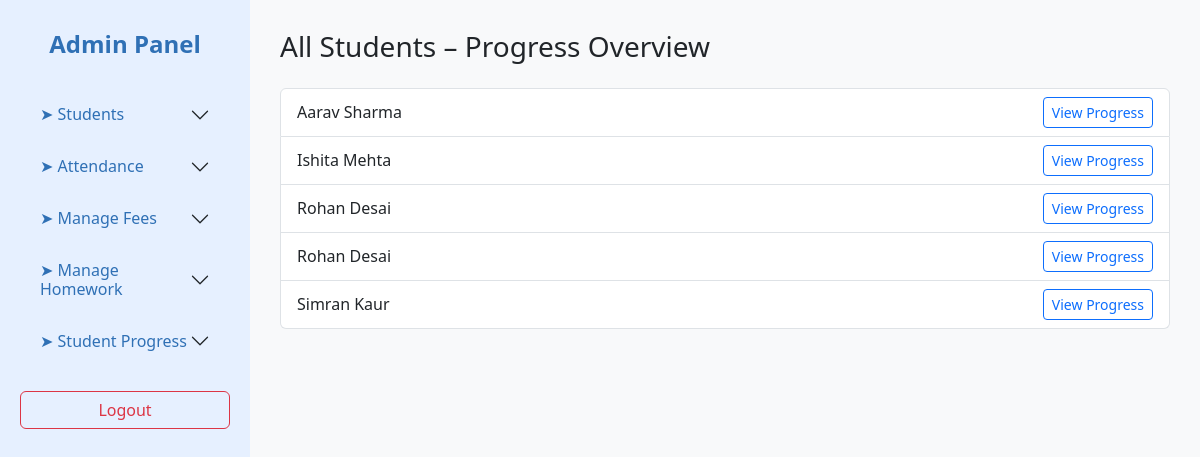
Screenshot of /progress-list with the database file from the repository.
### tables this page shows
CREATE TABLE students (
            id INTEGER PRIMARY KEY AUTOINCREMENT,
            name TEXT NOT NULL,
            dob TEXT NOT NULL,
            contact TEXT NOT NULL,
            email TEXT NOT NULL
        , username TEXT, password TEXT);

### app.py (the view)
@app.route("/progress-list")
def progress_list():
    with sqlite3.connect("tuition.db", timeout=10) as conn:
        c = conn.cursor()
        c.execute("SELECT id, name FROM students ORDER BY name")
        students = c.fetchall()
    return render_template("progress_list.html", students=students)

### templates/progress_list.html
{% extends "admin_dashboard.html" %}
{% block content %}
<h3 class="mb-4">All Students – Progress Overview</h3>
<ul class="list-group">
    {% for student in students %}
    <li class="list-group-item d-flex justify-content-between align-items-center">
        {{ student[1] }}
        <a href="{{ url_for('view_progress', student_id=student[0]) }}" class="btn btn-sm btn-outline-primary">View Progress</a>
    </li>
    {% endfor %}
</ul>
{% endblock %}

### templates/admin_dashboard.html (style rules this page uses)
body { display: flex; min-height: 100vh; font-family: 'Segoe UI', sans-serif; }

### rows the page displays
students: name "Aarav Sharma"
students: name "Ishita Mehta"
students: name "Rohan Desai"
students: name "Rohan Desai"
students: name "Simran Kaur"
